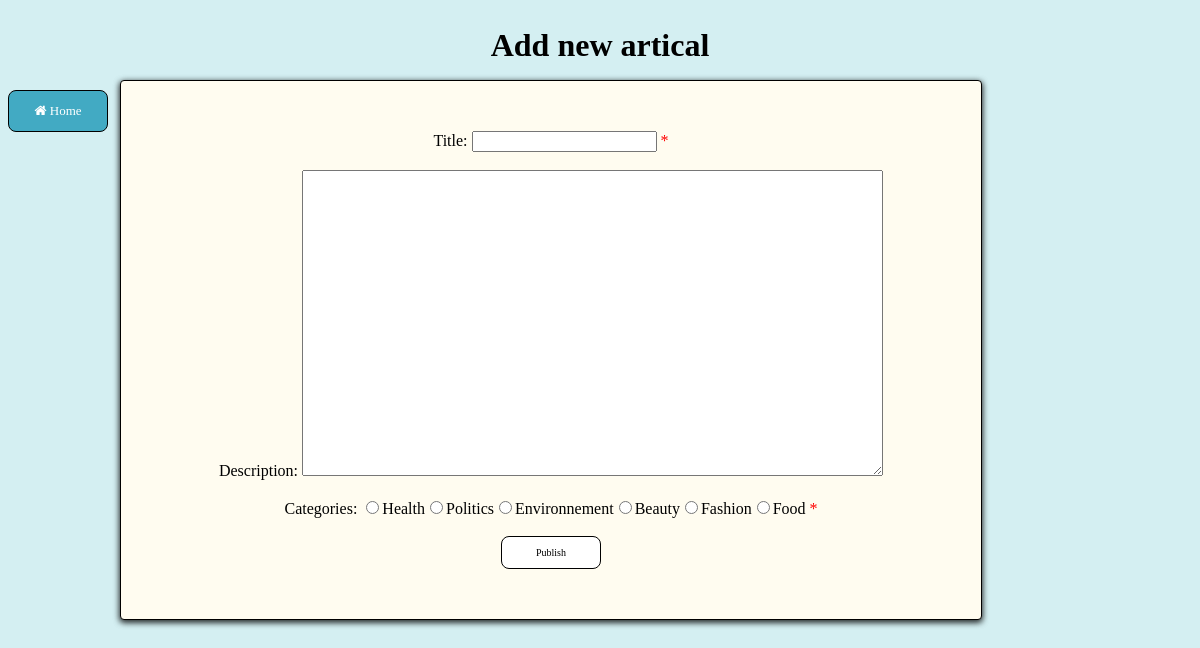
/new.php (signed in), run on the app's committed database.
### tables this page shows
CREATE TABLE `categories` (
  `id` int(11) NOT NULL,
  `name` text NOT NULL,
  `idArticles` text NOT NULL
);

### class/controller.php (called while the page is built, shortened)
<?php
class Controller
{
    public static function sendQuery(mysqli $connect, string $query, array $values = null): mysqli_result|bool
    {
        if (isset($values)) {
            $res = $connect->prepare($query);
            $res->execute($values);
            return $res->get_result();
        }
        return $connect->query($query);
    }
    public static function fetchData(mysqli $connect, string $data, string $table, string $conditions, array $values = null): array|false
    {
        $res = self::sendQuery($connect, "SELECT $data FROM $table $conditions", $values);
        if ($res->num_rows == 1) {
            return $res->fetch_assoc();
        } else if ($res->num_rows > 1) {
            return $res->fetch_all(MYSQLI_ASSOC);
        }
        return false;
    }
}

### new.php (the view, shortened to what this page needs)
<!DOCTYPE HTML>
<html>
<head>
  <link rel="stylesheet" href="https://cdnjs.cloudflare.com/ajax/libs/font-awesome/4.7.0/css/font-awesome.min.css">
</head>
<body>
  <?php
  require_once 'class/controller.php';
  $dbconnect = Util::getDatabaseConnection();
  $connect = $dbconnect->conn;
  $titleErr = "";
  $categoriesErr = "";
  ?>
  <h2>Add new artical</h2>
  <div class="menu__group">
    <a href="<?php
              if (isset($_SESSION["admin"]) && $_SESSION["admin"] && isset($_SESSION["logged-in"]) && $_SESSION["logged-in"]) {
                echo "panelAdmin.php?u=articles";
              } else {
                echo "home.php";
              }
              ?>">
      <button class="butt"><i class="fa fa-home"></i> Home</button>
    </a>
    <div class="card">
      <form method="post" action="<?php echo htmlspecialchars($_SERVER["PHP_SELF"]); ?>">
        Title: <input type="text" name="title" required>
        <span class="error">* <?php echo $titleErr; ?></span>
        <br><br>
        Description: <textarea name="description" rows="20" cols="70"></textarea>
        <br><br>
        <div>
          Categories:
          <?php
          $arrayCat = Controller::fetchData($connect, "id,name", "categories", "");
          foreach ($arrayCat as $cat) {
            echo '<input type="radio" name="categories" value="' . $cat["id"] . '">' . ucfirst($cat["name"]);
          }
          ?>
          <span class="error">* <?php echo $categoriesErr; ?></span>
          <br><br>
        </div>
        <button name="publish" type="submit" value="send">Publish</button>
      </form>
</body>
</html>

### new.php (style rules this page uses)
.error { color: #FF0000; }

### assets/css/style-new.php (style rules this page uses)
body { background: #D4EFF2; margin-top:20px; }
.card { position: absolute ; display: flex; flex-direction: column; width: 70vw; top: 10%; left: 10%; right: 20%; word-wrap: break-word; background-color: #FFFCF0; background-clip: border-box; border: 0.6px solid black; display: flex; font-size:100%; text-align:center; justify-content: center; flex-direction: row; padding: 50px 10px; border-radius: .25rem; margin-bottom: 1.5rem; box-shadow: 0 2px 6px 0 rgb(000 000 000 / 65%), 0 2px 6px 0 rgb(000 000 000 / 54%); }
button { display: inline-block; padding: 10px 24px; font-size: 10px; font-family: Merriweather; width:100px; cursor: pointer; text-align: center; text-decoration: none; outline: none; color: black; background-color: white; border: 1px solid black; border-radius: 8px; }
h2 { text-align:center; font-size:200%; }
.butt { background-color: #42AAC3; border: none; color: white; padding: 12px 16px; font-size: 13px; cursor: pointer; border: 1px solid black; border-radius: 8px; }

### data on the page
categories: name "Health"
categories: name "Politics"
categories: name "Environnement"
categories: name "Beauty"
categories: name "Fashion"
categories: name "Food"
